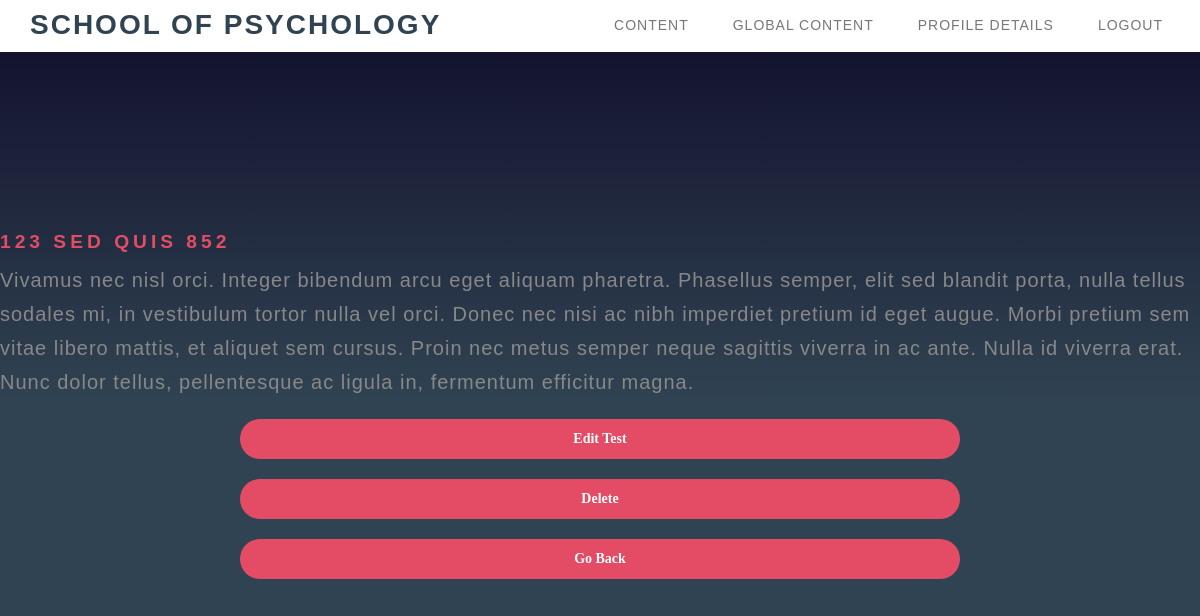
/content/detail_content/33/ (signed in), run on the app's committed database.
### sova_school/content/models.py (models this page shows, shortened)
class Content(models.Model):
    class Meta:
        ordering = ['-updated_at']
    title = models.CharField(
        max_length=100,
        blank=True,
        null=True,
    )
    text = models.TextField(
        blank=True,
        null=True,
    )
    created_at = models.DateTimeField(auto_now_add=True)
    updated_at = models.DateTimeField(default=datetime.now, blank=True)
    user = models.ForeignKey(
        UserModel,
        on_delete=models.DO_NOTHING,
    )
    slug = models.SlugField(
        unique=True,
        blank=True,
        null=True,
    )
    user_choices = models.CharField(
        max_length=20,
        choices=Choices.UserChoices.choices,
        blank=True,
        null=True,
    )

### sova_school/content/views.py (the view)
# urls.py: path('detail_content/<int:pk>/', DetailContentView.as_view(), name='detail-content'),
class DetailContentView(auth_mixins.LoginRequiredMixin, views.DetailView):
    model = Content
    template_name = 'content/detail_content.html'

### templates/content/detail_content.html (shortened to what this page needs)
{% extends 'content/content_navbar.html' %}
{% block navbar_content %}
    <div class="container" id="content">
        <div class="row">
            <div class="col-12 row text align-fa-align-center">
                <tbody>
                <tr>
                    <td>
                        <h2>
                            {{ content.title }}
                        </h2>
                    </td>
                    <td>
                        <p>
                            {{ content.text }}
                        </p>
                    </td>
                </tr>
                </tbody>
                 {% if user.is_staff %}
                    <a href="{% url 'edit-answer' content.pk %}" class="smoothScroll">
                        <button>Edit Test</button>
                    </a>
                    <a href="{% url 'delete-content' content.pk %}" class="smoothScroll">
                        <button>Delete</button>
                    </a>
                {% else %}
                    <form action="{% url 'edit-content' content.pk %}" method="post"></form>
                    <a href="{% url 'edit-content' content.pk %}" class="smoothScroll">
                        <button>Edit</button>
                    </a>
                {% endif %}
                <button onclick="history.back()">Go Back</button>
            </div>
        </div>
    </div>
{% endblock navbar_content %}

### static/css/style.css (style rules this page uses)
html,body { width: 100%; overflow-x: hidden; }
html { font-size: 100%; }
h1,h2,h3,h4 { font-weight: 300; }
h2 { color: #e44c65; font-size: 1.2rem; font-weight: bold; letter-spacing: 4px; text-transform: uppercase; }
p { color: #888; font-size: 20px; letter-spacing: 1px; line-height: 34px; }
a { color: #e44c65; -webkit-transition: 0.5s; -o-transition: 0.5s; transition: 0.5s; text-decoration: none !important; }
* { -webkit-box-sizing: border-box; -moz-box-sizing: border-box; box-sizing: border-box; }
*:before, *:after { -webkit-box-sizing: border-box; -moz-box-sizing: border-box; box-sizing: border-box; }

### static/css/login.css (style rules this page uses)
button { width: 60%; height: 40px; margin: 10px auto; justify-content: center; display: block; color: #fff; background: #e44c65; font-size: 1em; font-weight: bold; margin-top: 20px; outline: none; border: none; border-radius: 5px; transition: .2s ease-in; cursor: pointer; }

### static/css/signup.css (style rules this page uses)
button { width: 60%; height: 40px; margin: 10px auto; justify-content: center; display: block; color: #fff; background: #e44c65; font-size: 1em; font-weight: bold; margin-top: 20px; outline: none; border: none; border-radius: 5px; transition: .2s ease-in; cursor: pointer; }

### static/css/profile_edit.css (style rules this page uses)
button { width: 60%; height: 40px; margin: 10px auto; justify-content: center; display: block; color: #fff; background: #e44c65; font-size: 1em; font-weight: bold; margin-top: 20px; outline: none; border: none; border-radius: 25px; transition: .2s ease-in; cursor: pointer; }

### static/css/change_password.css (style rules this page uses)
button { width: 60%; height: 40px; margin: 10px auto; justify-content: center; display: block; color: #fff; background: #e44c65; font-size: 1em; font-weight: bold; margin-top: 20px; outline: none; border: none; border-radius: 25px; transition: .2s ease-in; cursor: pointer; }

### data on the page
Content: title "123 SED QUIS 852", text "Vivamus nec nisl orci. Integer bibendum arcu eget aliquam pharetra. Phasellus semper, elit sed blandit porta, nulla tellus sodales mi, in vestibulum tortor nulla vel orci. Donec nec nisi ac nibh imperdiet pretium id eget augue. Morbi pretium sem vitae libero mattis, et aliquet sem cursus. Proin nec metus semper neque sagittis viverra in ac ante. Nulla id viverra erat. Nunc dolor tellus, pellentesque ac ligula in, fermentum efficitur magna."
